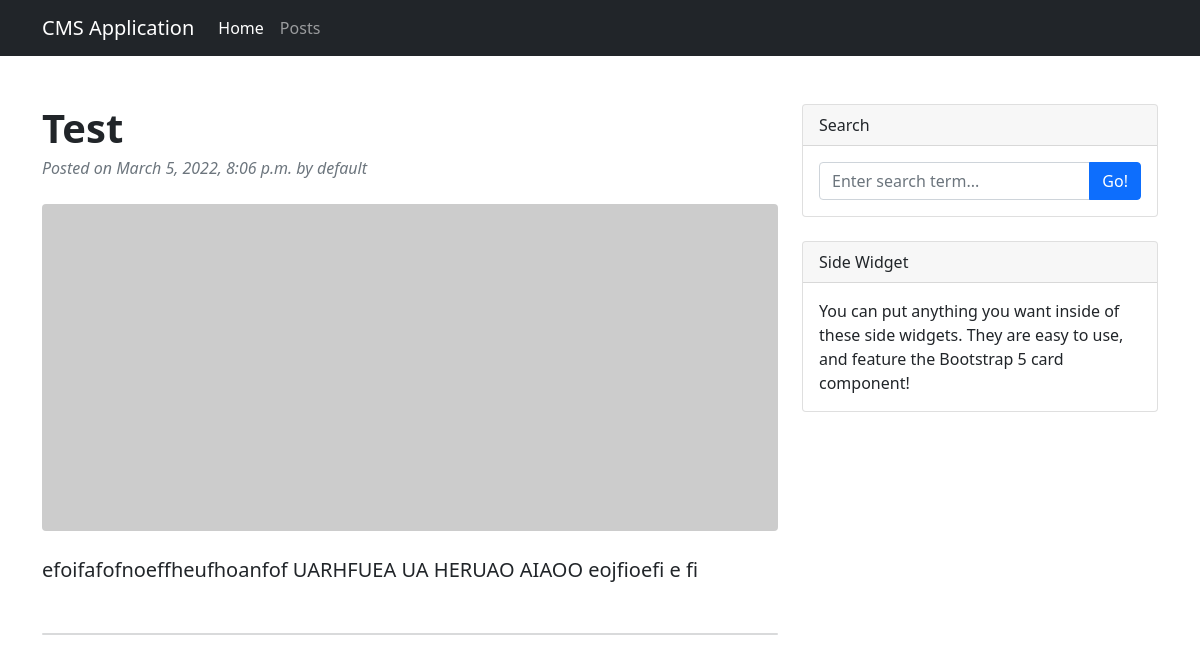
Page /tset/ on the committed database.
### core/models.py (models this page shows, shortened)
class Core(models.Model):
  title = models.CharField(max_length=200)
  excerpt = models.TextField(max_length=500)
  author = models.ForeignKey(User, on_delete=models.CASCADE, related_name='core', null=True)
  slug = models.SlugField(max_length=100)
  published = models.DateTimeField(default=timezone.now)
  class Meta:
    pass

### core/views.py (the view)
# urls.py: path('<slug:slug>/', views.SingleView.as_view(), name='single'),
class SingleView(DetailView):
  model=Core
  template_name = 'single.html'
  context_object_name = 'post'

### core/templates/single.html
{% extends 'base.html' %}
{% block content %}
<div class="container mt-5">
  <div class="row">
    <div class="col-lg-8">
      <article>
        <header class="mb-4">
          <h1 class="fw-bolder mb-1">{{post.title}}</h1>
          <div class="text-muted fst-italic mb-2">Posted on {{post.published}} by {{post.author}}</div>
        </header>
        <figure class="mb-4"><img class="img-fluid rounded" src="https://dummyimage.com/900x400/ced4da/6c757d.jpg"
            alt="..." /></figure>
        <section class="mb-5">
          <p class="fs-5 mb-4">{{post.excerpt}}</p>
        </section>
      </article>
      <section class="mb-5">
        <div class="card bg-light">
      </section>
    </div>
    <div class="col-lg-4">
      <div class="card mb-4">
        <div class="card-header">Search</div>
        <div class="card-body">
          <div class="input-group">
            <input class="form-control" type="text" placeholder="Enter search term..." aria-label="Enter search term..."
              aria-describedby="button-search" />
            <button class="btn btn-primary" id="button-search" type="button">Go!</button>
          </div>
        </div>
      </div>
      <div class="card mb-4">
        <div class="card-header">Side Widget</div>
        <div class="card-body">You can put anything you want inside of these side widgets. They are easy to use, and
          feature the Bootstrap 5 card component!</div>
      </div>
    </div>
  </div>
</div>
{% endblock %}

### rows in the picture
Core: title "Test", published "March 5, 2022, 8:06 p.m.", author "default", excerpt "efoifafofnoeffheufhoanfof UARHFUEA UA HERUAO AIAOO eojfioefi e fi"
